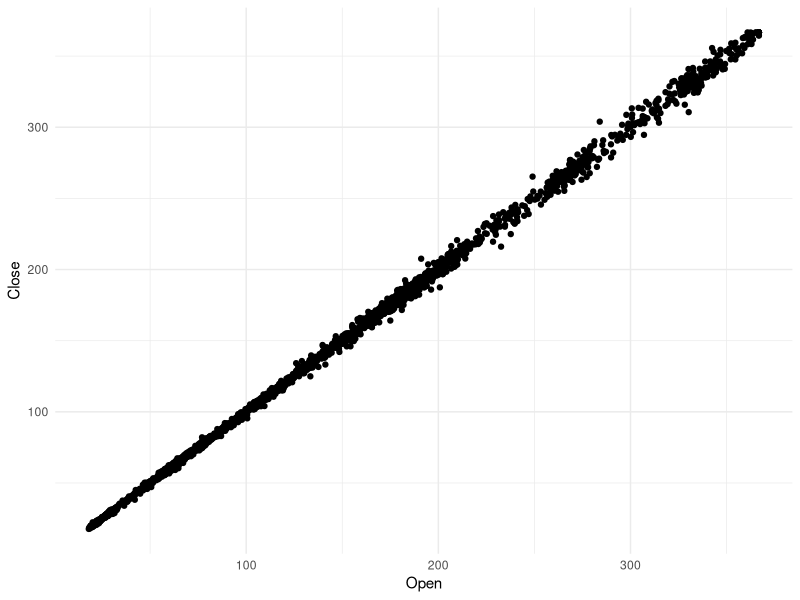
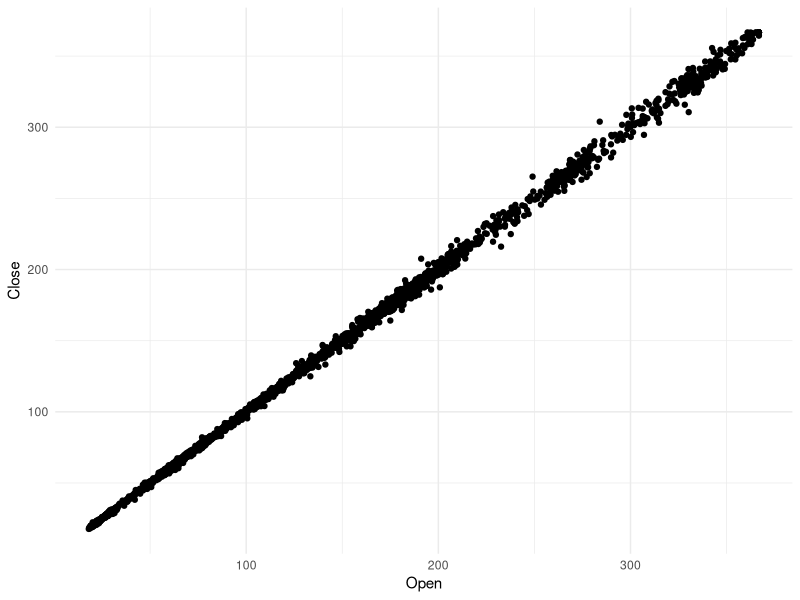

Here is the R script that generated these plots, in order:
## ---- chunk 1
# set working directory and upload dataset
setwd("/Users/thego/Downloads/RS/Data/")
getwd()

list.files()
my_data <- read.csv("FB.csv")
View(my_data)
print(my_data)
## ---- chunk 2
library(tidyverse)

# Handling Missing Values (if any)
my_data <- na.omit(my_data)

# Check if there are any missing values after handling missing values
if (anyNA(my_data)) {
  print("Warning: Missing values still present after handling.")
}

# Addressing Outliers using IQR method
address_outliers <- function(data, column_names, threshold = 1.5) {
  for (col_name in column_names) {
    # Calculate Q1 and Q3
    q1 <- quantile(data[[col_name]], 0.25, na.rm = TRUE)
    q3 <- quantile(data[[col_name]], 0.75, na.rm = TRUE)
    
    # Calculate the IQR
    iqr <- q3 - q1
    
    # Calculate lower and upper bounds
    lower_bound <- q1 - threshold * iqr
    upper_bound <- q3 + threshold * iqr
    
    # Replace outliers with the lower or upper bound
    data[[col_name]] <- pmin(pmax(data[[col_name]], lower_bound), upper_bound)
  }
  return(data)
}

# List of numeric columns (Open, High, Low, Close, Adj.Close, and Volume)
numeric_columns <- c("Open", "High", "Low", "Close", "Adj.Close", "Volume")

# Apply the function to address outliers in the numeric columns
my_data <- address_outliers(my_data, numeric_columns)

# Print the preprocessed data
print(my_data)
## ---- chunk 3
# Summary statistics of numeric columns
summary_stats <- summary(my_data[, c("Open", "High", "Low", "Close", "Adj.Close", "Volume")])
print(summary_stats)

# Correlation matrix
cor_matrix <- cor(my_data[, c("Open", "High", "Low", "Close", "Adj.Close", "Volume")])
print(cor_matrix)

# Pairwise scatter plot
scatter_plot <- ggplot(my_data, aes(x = Open, y = Close)) +
  geom_point() +
  labs(x = "Open", y = "Close") +
  theme_minimal()
print(scatter_plot)
## ---- chunk 4
library(tidyverse)
library(TTR)
library(caret)  # For model training and evaluation

# Create the pairwise scatterplot
scatter_plot <- ggplot(my_data, aes(x = Open, y = Close)) +
  geom_point() +
  labs(x = "Open", y = "Close") +
  theme_minimal()
print(scatter_plot)

# Model Selection
set.seed(42)

# Define the training control for model evaluation
train_control <- trainControl(method = "cv", number = 5)

# Create the candidate models
models <- list(
  Linear_Regression = train(Close ~ Open, data = my_data, method = "lm", trControl = train_control),
  Decision_Tree = train(Close ~ Open, data = my_data, method = "rpart", trControl = train_control),
  Random_Forest = train(Close ~ Open, data = my_data, method = "rf", trControl = train_control)
)

# Evaluate the models and compare their performance
model_results <- resamples(models)

# Print the model performance metrics
summary(model_results)

# Extract the RMSE values from the models
rmse_values <- sapply(models, function(model) min(model$results$RMSE))

# Find the model with the lowest RMSE value
best_model_name <- names(rmse_values)[which.min(rmse_values)]
best_model <- models[[best_model_name]]

# Print the best model
print(best_model)
## ---- chunk 5
# Training
set.seed(42)

# Define the training control for model evaluation
train_control <- trainControl(method = "cv", number = 5)

# Create the candidate models
models <- list(
  Linear_Regression = train(Close ~ Open, data = my_data, method = "lm", trControl = train_control),
  Decision_Tree = train(Close ~ Open, data = my_data, method = "rpart", trControl = train_control),
  Random_Forest = train(Close ~ Open, data = my_data, method = "rf", trControl = train_control)
)

# Evaluate the models and compare their performance
model_results <- resamples(models)

# Extract the RMSE values from the models
rmse_values <- sapply(models, function(model) min(model$results$RMSE))

# Find the model with the lowest RMSE value
best_model_name <- names(rmse_values)[which.min(rmse_values)]
best_model <- models[[best_model_name]]

# Print the best model
print(best_model)

# Train the best model (Linear Regression) on the full dataset
best_model_fit <- lm(Close ~ Open, data = my_data)

# Summary of the model
summary(best_model_fit)
## ---- chunk 6
# Evaluation
set.seed(42)

# Define the training control for model evaluation using K-Fold Cross-Validation (K=5)
train_control <- trainControl(method = "cv", number = 5)

# Create the candidate models
models <- list(
  Linear_Regression = train(Close ~ Open, data = my_data, method = "lm", trControl = train_control),
  Decision_Tree = train(Close ~ Open, data = my_data, method = "rpart", trControl = train_control),
  Random_Forest = train(Close ~ Open, data = my_data, method = "rf", trControl = train_control)
)

# Evaluate the models and compare their performance
model_results <- resamples(models)

# Print the model performance metrics (MAE, RMSE, R²)
summary(model_results)

# Extract the RMSE values from the models
rmse_values <- sapply(models, function(model) min(model$results$RMSE))

# Find the model with the lowest RMSE value
best_model_name <- names(rmse_values)[which.min(rmse_values)]
best_model <- models[[best_model_name]]

# Print the best model
print(best_model)

# Train the best model (Linear Regression) on the full dataset
best_model_fit <- lm(Close ~ Open, data = my_data)

# Summary of the model
summary(best_model_fit)
## ---- chunk 7
# ignore the troubleshooting below: 
library(tidyverse)
library(TTR)
library(caret)
library(rpart)
# ^^^

# Tuning
set.seed(42)

# Define the training control for model evaluation using K-Fold Cross-Validation (K=5)
train_control <- trainControl(method = "cv", number = 5)

# Create the candidate models
models <- list(
  Decision_Tree = train(Close ~ Open, data = my_data, method = "rpart", trControl = train_control),
  Random_Forest = train(Close ~ Open, data = my_data, method = "rf", trControl = train_control)
)

# Evaluate the models and compare their performance
model_results <- resamples(models)

# Print the model performance metrics (MAE, RMSE, R²)
summary(model_results)

# Extract the RMSE values from the models
rmse_values <- sapply(models, function(model) min(model$results$RMSE))

# Find the model with the lowest RMSE value
best_model_name <- names(rmse_values)[which.min(rmse_values)]
best_model <- models[[best_model_name]]

# Print the best model
print(best_model)

# Model Tuning for Decision Tree
tune_decision_tree <- train(
  Close ~ Open,
  data = my_data,
  method = "rpart",
  trControl = train_control,
  tuneLength = 10,  # Number of hyperparameter values to try
  control = rpart.control(minsplit = 5)  # Set minimum split size hyperparameter
)

# Print the tuned Decision Tree model
print(tune_decision_tree)

# Model Tuning for Random Forest
tune_random_forest <- train(
  Close ~ Open,
  data = my_data,
  method = "rf",
  trControl = train_control,
  tuneLength = 10,  # Number of hyperparameter values to try
  ntree = 100  # Set number of trees hyperparameter
)

# Print the tuned Random Forest model
print(tune_random_forest)
